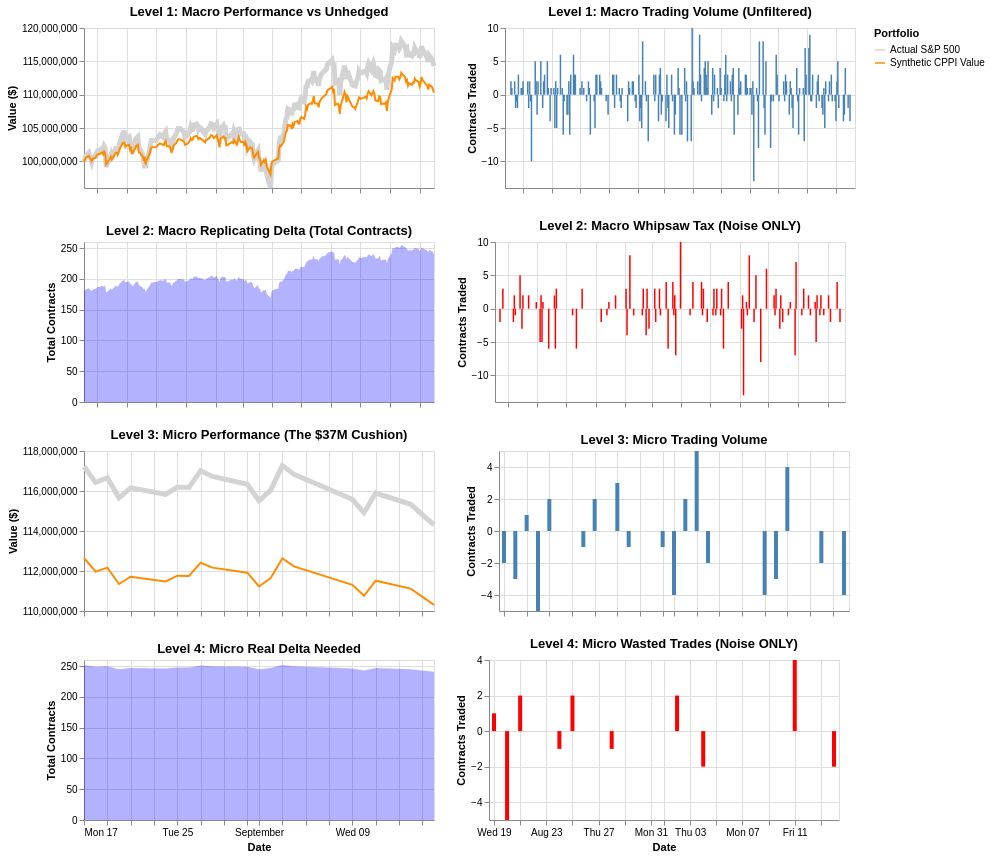

Notebook code cell kept with this figure:
### Markdown cell above
## 🔍 Visualizing the Details: A Four-Level Diagnostic

We can now visualize exactly how this heuristic strategy behaves between September 17, 2025, and September 16, 2026.

The following dashboard divides the behavior into two distinct timeframes to contrast the overarching performance of the strategy against its daily mechanical reality:

**Levels 1 & 2 (The Macro View):** The top half tracks the entire lifecycle of the trade. On the left of Level 1 is a comparison of the portfolio to the S&P 500. The left of Level 2 shows the total number of S&P E-mini contracts (our long S&P 500 exposure). On the right, we plot the daily trading volume. All the trades are shown in blue on Level 1, and those designated as 'noise' trades are in red on Level 2.

**Levels 3 & 4 (The Micro View):** The bottom half zooms in on a specific 30-day window (August 17 to September 16, 2026). During this period, the portfolio has built a massive safety cushion above our absolute floor. You might expect that cushion would imply very little trading.

As you review the charts, pay close attention to the right side of the dashboard. The red bars are the instances where the rule buys high and sells low. When judging the frequency of trading on levels three and four, be mindful that the x-axis only covers one month. There are both fewer days and trades than levels 1 and 2.

### Code cell
# --- 1. Data Preparation ---
# Macro Data
df_synth_wealth = df_plot.melt(
    id_vars=['Date'],
    value_vars=['Actual S&P 500', 'Synthetic CPPI Value'],
    var_name='Strategy',
    value_name='Portfolio Value'
)

# Micro Data (Zoomed Window)
start_date = pd.to_datetime('2026-08-17')
end_date = pd.to_datetime('2026-09-16')
df_zoom = df_plot[(df_plot['Date'] >= start_date) & (df_plot['Date'] <= end_date)]
df_zoom_wealth = df_synth_wealth[(df_synth_wealth['Date'] >= start_date) & (df_synth_wealth['Date'] <= end_date)]

# Standardized chart dimensions
w, h = 350, 160

# --- LEVEL 1: MACRO OUTCOME ---
chart_perf_macro = alt.Chart(df_synth_wealth).mark_line().encode(
    x=alt.X('Date:T', axis=alt.Axis(title='', labels=False)),
    y=alt.Y('Portfolio Value:Q', scale=alt.Scale(zero=False), title='Value ($)'),
    color=alt.Color('Strategy:N', scale=alt.Scale(domain=['Actual S&P 500', 'Synthetic CPPI Value'], range=['#d3d3d3', 'darkorange']), legend=alt.Legend(title="Portfolio")),
    strokeWidth=alt.condition(alt.datum.Strategy == 'Actual S&P 500', alt.value(5), alt.value(2))
).properties(width=w, height=h, title='Level 1: Macro Performance vs Unhedged')

chart_vol_macro = alt.Chart(df_plot).mark_bar(color='steelblue', size=1.5).encode(
    x=alt.X('Date:T', axis=alt.Axis(title='', labels=False)),
    y=alt.Y('Contract Trades:Q', title='Contracts Traded')
).properties(width=w, height=h, title='Level 1: Macro Trading Volume (Unfiltered)')

# --- LEVEL 2: MACRO AUTOPSY ---
chart_delta_macro = alt.Chart(df_plot).mark_area(opacity=0.3, color='blue').encode(
    x=alt.X('Date:T', axis=alt.Axis(title='', labels=False)),
    y=alt.Y('Dynamic Contracts Held:Q', title='Total Contracts')
).properties(width=w, height=h, title='Level 2: Macro Replicating Delta (Total Contracts)')

chart_noise_macro = alt.Chart(df_plot).mark_bar(color='red', size=1.5).encode(
    x=alt.X('Date:T', axis=alt.Axis(title='', labels=False)),
    y=alt.Y('Contract Trades:Q', title='Contracts Traded')
).transform_filter(alt.datum['Synth Whipsaw Flag'] == 1).properties(width=w, height=h, title='Level 2: Macro Whipsaw Tax (Noise ONLY)')

# --- LEVEL 3: MICRO OUTCOME (Aug 17 - Sep 16) ---
chart_perf_micro = alt.Chart(df_zoom_wealth).mark_line().encode(
    x=alt.X('Date:T', axis=alt.Axis(title='', labels=False)),
    y=alt.Y('Portfolio Value:Q', scale=alt.Scale(zero=False), title='Value ($)'),
    color=alt.Color('Strategy:N', scale=alt.Scale(domain=['Actual S&P 500', 'Synthetic CPPI Value'], range=['#d3d3d3', 'darkorange']), legend=None),
    strokeWidth=alt.condition(alt.datum.Strategy == 'Actual S&P 500', alt.value(5), alt.value(2))
).properties(width=w, height=h, title='Level 3: Micro Performance (The $37M Cushion)')

chart_vol_micro = alt.Chart(df_zoom).mark_bar(color='steelblue', size=4).encode(
    x=alt.X('Date:T', axis=alt.Axis(title='', labels=False)),
    y=alt.Y('Contract Trades:Q', title='Contracts Traded')
).properties(width=w, height=h, title='Level 3: Micro Trading Volume')

# --- LEVEL 4: MICRO AUTOPSY (Aug 17 - Sep 16) ---
chart_delta_micro = alt.Chart(df_zoom).mark_area(opacity=0.3, color='blue').encode(
    x=alt.X('Date:T', title='Date'),
    y=alt.Y('Dynamic Contracts Held:Q', scale=alt.Scale(zero=False), title='Total Contracts')
).properties(width=w, height=h, title='Level 4: Micro Real Delta Needed')

chart_noise_micro = alt.Chart(df_zoom).mark_bar(color='red', size=4).encode(
    x=alt.X('Date:T', title='Date'),
    y=alt.Y('Contract Trades:Q', title='Contracts Traded')
).transform_filter(alt.datum['Synth Whipsaw Flag'] == 1).properties(width=w, height=h, title='Level 4: Micro Wasted Trades (Noise ONLY)')

# --- ASSEMBLE THE 4-LEVEL DASHBOARD ---
level_1 = chart_perf_macro | chart_vol_macro
level_2 = chart_delta_macro | chart_noise_macro
level_3 = chart_perf_micro | chart_vol_micro
level_4 = chart_delta_micro | chart_noise_micro

master_dashboard = (level_1 & level_2 & level_3 & level_4).resolve_scale(color='independent')
master_dashboard

### Figure 1 — Vega-Lite specification as saved in the notebook (floating-point values rounded to 4 significant figures; data arrays with more than 128 entries replaced by an {"elided": "..."} marker saying what was removed)
{"config": {"view": {"continuousWidth": 300, "continuousHeight": 300}}, "vconcat": [{"hconcat": [{"data": {"name": "data-ac4d0af256ea2114ae4bdb41e492ff2e"}, "mark": {"type": "line"}, "encoding": {"color": {"field": "Strategy", "legend": {"title": "Portfolio"}, "scale": {"domain": ["Actual S&P 500", "Synthetic CPPI Value"], "range": ["#d3d3d3", "darkorange"]}, "type": "nominal"}, "strokeWidth": {"condition": {"test": "(datum.Strategy === 'Actual S&P 500')", "value": 5}, "value": 2}, "x": {"axis": {"labels": false, "title": ""}, "field": "Date", "type": "temporal"}, "y": {"field": "Portfolio Value", "scale": {"zero": false}, "title": "Value ($)", "type": "quantitative"}}, "height": 160, "title": "Level 1: Macro Performance vs Unhedged", "width": 350}, {"data": {"name": "data-9b196feb265c3fa29ae68d23bbb9150f"}, "mark": {"type": "bar", "color": "steelblue", "size": 1.5}, "encoding": {"x": {"axis": {"labels": false, "title": ""}, "field": "Date", "type": "temporal"}, "y": {"field": "Contract Trades", "title": "Contracts Traded", "type": "quantitative"}}, "height": 160, "title": "Level 1: Macro Trading Volume (Unfiltered)", "width": 350}]}, {"hconcat": [{"mark": {"type": "area", "color": "blue", "opacity": 0.3}, "encoding": {"x": {"axis": {"labels": false, "title": ""}, "field": "Date", "type": "temporal"}, "y": {"field": "Dynamic Contracts Held", "title": "Total Contracts", "type": "quantitative"}}, "height": 160, "title": "Level 2: Macro Replicating Delta (Total Contracts)", "width": 350}, {"mark": {"type": "bar", "color": "red", "size": 1.5}, "encoding": {"x": {"axis": {"labels": false, "title": ""}, "field": "Date", "type": "temporal"}, "y": {"field": "Contract Trades", "title": "Contracts Traded", "type": "quantitative"}}, "height": 160, "title": "Level 2: Macro Whipsaw Tax (Noise ONLY)", "transform": [{"filter": "(datum['Synth Whipsaw Flag'] === 1)"}], "width": 350}], "data": {"name": "data-9b196feb265c3fa29ae68d23bbb9150f"}}, {"hconcat": [{"data": {"name": "data-e58083b5cb35ce03ee9b7542fab72c7a"}, "mark": {"type": "line"}, "encoding": {"color": {"field": "Strategy", "legend": null, "scale": {"domain": ["Actual S&P 500", "Synthetic CPPI Value"], "range": ["#d3d3d3", "darkorange"]}, "type": "nominal"}, "strokeWidth": {"condition": {"test": "(datum.Strategy === 'Actual S&P 500')", "value": 5}, "value": 2}, "x": {"axis": {"labels": false, "title": ""}, "field": "Date", "type": "temporal"}, "y": {"field": "Portfolio Value", "scale": {"zero": false}, "title": "Value ($)", "type": "quantitative"}}, "height": 160, "title": "Level 3: Micro Performance (The $37M Cushion)", "width": 350}, {"data": {"name": "data-c6eb2485a8c909aedfd19fe1b78ffb20"}, "mark": {"type": "bar", "color": "steelblue", "size": 4}, "encoding": {"x": {"axis": {"labels": false, "title": ""}, "field": "Date", "type": "temporal"}, "y": {"field": "Contract Trades", "title": "Contracts Traded", "type": "quantitative"}}, "height": 160, "title": "Level 3: Micro Trading Volume", "width": 350}]}, {"hconcat": [{"mark": {"type": "area", "color": "blue", "opacity": 0.3}, "encoding": {"x": {"field": "Date", "title": "Date", "type": "temporal"}, "y": {"field": "Dynamic Contracts Held", "scale": {"zero": false}, "title": "Total Contracts", "type": "quantitative"}}, "height": 160, "title": "Level 4: Micro Real Delta Needed", "width": 350}, {"mark": {"type": "bar", "color": "red", "size": 4}, "encoding": {"x": {"field": "Date", "title": "Date", "type": "temporal"}, "y": {"field": "Contract Trades", "title": "Contracts Traded", "type": "quantitative"}}, "height": 160, "title": "Level 4: Micro Wasted Trades (Noise ONLY)", "transform": [{"filter": "(datum['Synth Whipsaw Flag'] === 1)"}], "width": 350}], "data": {"name": "data-c6eb2485a8c909aedfd19fe1b78ffb20"}}], "resolve": {"scale": {"color": "independent"}}, "$schema": "https://vega.github.io/schema/vega-lite/v6.4.1.json", "datasets": {"data-ac4d0af256ea2114ae4bdb41e492ff2e": {"elided": "480 records"}, "data-9b196feb265c3fa29ae68d23bbb9150f": {"elided": "240 records"}, "data-e58083b5cb35ce03ee9b7542fab72c7a": [{"Date": "2026-08-17T00:00:00", "Strategy": "Actual S&P 500", "Portfolio Value": 117200000.0}, {"Date": "2026-08-18T00:00:00", "Strategy": "Actual S&P 500", "Portfolio Value": 116400000.0}, {"Date": "2026-08-19T00:00:00", "Strategy": "Actual S&P 500", "Portfolio Value": 116700000.0}, {"Date": "2026-08-20T00:00:00", "Strategy": "Actual S&P 500", "Portfolio Value": 115700000.0}, {"Date": "2026-08-21T00:00:00", "Strategy": "Actual S&P 500", "Portfolio Value": 116200000.0}, {"Date": "2026-08-24T00:00:00", "Strategy": "Actual S&P 500", "Portfolio Value": 115800000.0}, {"Date": "2026-08-25T00:00:00", "Strategy": "Actual S&P 500", "Portfolio Value": 116200000.0}, {"Date": "2026-08-26T00:00:00", "Strategy": "Actual S&P 500", "Portfolio Value": 116200000.0}, {"Date": "2026-08-27T00:00:00", "Strategy": "Actual S&P 500", "Portfolio Value": 117000000.0}, {"Date": "2026-08-28T00:00:00", "Strategy": "Actual S&P 500", "Portfolio Value": 116700000.0}, {"Date": "2026-08-31T00:00:00", "Strategy": "Actual S&P 500", "Portfolio Value": 116300000.0}, {"Date": "2026-09-01T00:00:00", "Strategy": "Actual S&P 500", "Portfolio Value": 115500000.0}, {"Date": "2026-09-02T00:00:00", "Strategy": "Actual S&P 500", "Portfolio Value": 116000000.0}, {"Date": "2026-09-03T00:00:00", "Strategy": "Actual S&P 500", "Portfolio Value": 117300000.0}, {"Date": "2026-09-04T00:00:00", "Strategy": "Actual S&P 500", "Portfolio Value": 116800000.0}, {"Date": "2026-09-09T00:00:00", "Strategy": "Actual S&P 500", "Portfolio Value": 115600000.0}, {"Date": "2026-09-10T00:00:00", "Strategy": "Actual S&P 500", "Portfolio Value": 114900000.0}, {"Date": "2026-09-11T00:00:00", "Strategy": "Actual S&P 500", "Portfolio Value": 115900000.0}, {"Date": "2026-09-14T00:00:00", "Strategy": "Actual S&P 500", "Portfolio Value": 115300000.0}, {"Date": "2026-09-16T00:00:00", "Strategy": "Actual S&P 500", "Portfolio Value": 114300000.0}, {"Date": "2026-08-17T00:00:00", "Strategy": "Synthetic CPPI Value", "Portfolio Value": 112600000.0}, {"Date": "2026-08-18T00:00:00", "Strategy": "Synthetic CPPI Value", "Portfolio Value": 112000000.0}, {"Date": "2026-08-19T00:00:00", "Strategy": "Synthetic CPPI Value", "Portfolio Value": 112200000.0}, {"Date": "2026-08-20T00:00:00", "Strategy": "Synthetic CPPI Value", "Portfolio Value": 111300000.0}, {"Date": "2026-08-21T00:00:00", "Strategy": "Synthetic CPPI Value", "Portfolio Value": 111700000.0}, {"Date": "2026-08-24T00:00:00", "Strategy": "Synthetic CPPI Value", "Portfolio Value": 111500000.0}, {"Date": "2026-08-25T00:00:00", "Strategy": "Synthetic CPPI Value", "Portfolio Value": 111800000.0}, {"Date": "2026-08-26T00:00:00", "Strategy": "Synthetic CPPI Value", "Portfolio Value": 111800000.0}, {"Date": "2026-08-27T00:00:00", "Strategy": "Synthetic CPPI Value", "Portfolio Value": 112400000.0}, {"Date": "2026-08-28T00:00:00", "Strategy": "Synthetic CPPI Value", "Portfolio Value": 112200000.0}, {"Date": "2026-08-31T00:00:00", "Strategy": "Synthetic CPPI Value", "Portfolio Value": 111900000.0}, {"Date": "2026-09-01T00:00:00", "Strategy": "Synthetic CPPI Value", "Portfolio Value": 111200000.0}, {"Date": "2026-09-02T00:00:00", "Strategy": "Synthetic CPPI Value", "Portfolio Value": 111700000.0}, {"Date": "2026-09-03T00:00:00", "Strategy": "Synthetic CPPI Value", "Portfolio Value": 112600000.0}, {"Date": "2026-09-04T00:00:00", "Strategy": "Synthetic CPPI Value", "Portfolio Value": 112200000.0}, {"Date": "2026-09-09T00:00:00", "Strategy": "Synthetic CPPI Value", "Portfolio Value": 111300000.0}, {"Date": "2026-09-10T00:00:00", "Strategy": "Synthetic CPPI Value", "Portfolio Value": 110800000.0}, {"Date": "2026-09-11T00:00:00", "Strategy": "Synthetic CPPI Value", "Portfolio Value": 111500000.0}, {"Date": "2026-09-14T00:00:00", "Strategy": "Synthetic CPPI Value", "Portfolio Value": 111100000.0}, {"Date": "2026-09-16T00:00:00", "Strategy": "Synthetic CPPI Value", "Portfolio Value": 110300000.0}], "data-c6eb2485a8c909aedfd19fe1b78ffb20": [{"Date": "2026-08-17T00:00:00", "Actual S&P 500": 117200000.0, "Synthetic Long": 117500000.0, "Synthetic Long Excess": 308100.0, "Actual SOFR": 103600000.0, "Synthetic Money Market": 103300000.0, "Synthetic Money Market Excess": -308100.0, "Dynamic Contracts Held": 252.0, "Contract Trades": -2.0, "Synth Whipsaw Flag": 0, "Synthetic CPPI Value": 112600000.0, "Futures P&L ($)": -460400.0}, {"Date": "2026-08-18T00:00:00", "Actual S&P 500": 116400000.0, "Synthetic Long": 116700000.0, "Synthetic Long Excess": 295900.0, "Actual SOFR": 103600000.0, "Synthetic Money Market": 103300000.0, "Synthetic Money Market Excess": -295900.0, "Dynamic Contracts Held": 249.0, "Contract Trades": -3.0, "Synth Whipsaw Flag": 0, "Synthetic CPPI Value": 112000000.0, "Futures P&L ($)": -689800.0}, {"Date": "2026-08-19T00:00:00", "Actual S&P 500": 116700000.0, "Synthetic Long": 117000000.0, "Synthetic Long Excess": 288100.0, "Actual SOFR": 103600000.0, "Synthetic Money Market": 103300000.0, "Synthetic Money Market Excess": -288100.0, "Dynamic Contracts Held": 250.0, "Contract Trades": 1.0, "Synth Whipsaw Flag": 1, "Synthetic CPPI Value": 112200000.0, "Futures P&L ($)": 186800.0}, {"Date": "2026-08-20T00:00:00", "Actual S&P 500": 115700000.0, "Synthetic Long": 116000000.0, "Synthetic Long Excess": 302400.0, "Actual SOFR": 103600000.0, "Synthetic Money Market": 103300000.0, "Synthetic Money Market Excess": -302400.0, "Dynamic Contracts Held": 245.0, "Contract Trades": -5.0, "Synth Whipsaw Flag": 1, "Synthetic CPPI Value": 111300000.0, "Futures P&L ($)": -831200.0}, {"Date": "2026-08-21T00:00:00", "Actual S&P 500": 116200000.0, "Synthetic Long": 116400000.0, "Synthetic Long Excess": 245800.0, "Actual SOFR": 103600000.0, "Synthetic Money Market": 103400000.0, "Synthetic Money Market Excess": -245800.0, "Dynamic Contracts Held": 247.0, "Contract Trades": 2.0, "Synth Whipsaw Flag": 1, "Synthetic CPPI Value": 111700000.0, "Futures P&L ($)": 352200.0}, {"Date": "2026-08-24T00:00:00", "Actual S&P 500": 115800000.0, "Synthetic Long": 116100000.0, "Synthetic Long Excess": 277100.0, "Actual SOFR": 103600000.0, "Synthetic Money Market": 103400000.0, "Synthetic Money Market Excess": -277100.0, "Dynamic Contracts Held": 246.0, "Contract Trades": -1.0, "Synth Whipsaw Flag": 1, "Synthetic CPPI Value": 111500000.0, "Futures P&L ($)": -265500.0}, {"Date": "2026-08-25T00:00:00", "Actual S&P 500": 116200000.0, "Synthetic Long": 116500000.0, "Synthetic Long Excess": 255100.0, "Actual SOFR": 103600000.0, "Synthetic Money Market": 103400000.0, "Synthetic Money Market Excess": -255100.0, "Dynamic Contracts Held": 248.0, "Contract Trades": 2.0, "Synth Whipsaw Flag": 1, "Synthetic CPPI Value": 111800000.0, "Futures P&L ($)": 273700.0}, {"Date": "2026-08-26T00:00:00", "Actual S&P 500": 116200000.0, "Synthetic Long": 116400000.0, "Synthetic Long Excess": 259300.0, "Actual SOFR": 103700000.0, "Synthetic Money Market": 103400000.0, "Synthetic Money Market Excess": -259300.0, "Dynamic Contracts Held": 248.0, "Contract Trades": 0.0, "Synth Whipsaw Flag": 0, "Synthetic CPPI Value": 111800000.0, "Futures P&L ($)": -24800.0}, {"Date": "2026-08-27T00:00:00", "Actual S&P 500": 117000000.0, "Synthetic Long": 117200000.0, "Synthetic Long Excess": 228300.0, "Actual SOFR": 103700000.0, "Synthetic Money Market": 103400000.0, "Synthetic Money Market Excess": -228300.0, "Dynamic Contracts Held": 251.0, "Contract Trades": 3.0, "Synth Whipsaw Flag": 0, "Synthetic CPPI Value": 112400000.0, "Futures P&L ($)": 651000.0}, {"Date": "2026-08-28T00:00:00", "Actual S&P 500": 116700000.0, "Synthetic Long": 116900000.0, "Synthetic Long Excess": 219200.0, "Actual SOFR": 103700000.0, "Synthetic Money Market": 103500000.0, "Synthetic Money Market Excess": -219200.0, "Dynamic Contracts Held": 250.0, "Contract Trades": -1.0, "Synth Whipsaw Flag": 1, "Synthetic CPPI Value": 112200000.0, "Futures P&L ($)": -257300.0}, {"Date": "2026-08-31T00:00:00", "Actual S&P 500": 116300000.0, "Synthetic Long": 116600000.0, "Synthetic Long Excess": 290100.0, "Actual SOFR": 103700000.0, "Synthetic Money Market": 103400000.0, "Synthetic Money Market Excess": -290100.0, "Dynamic Contracts Held": 249.0, "Contract Trades": -1.0, "Synth Whipsaw Flag": 0, "Synthetic CPPI Value": 111900000.0, "Futures P&L ($)": -287500.0}, {"Date": "2026-09-01T00:00:00", "Actual S&P 500": 115500000.0, "Synthetic Long": 115800000.0, "Synthetic Long Excess": 276000.0, "Actual SOFR": 103700000.0, "Synthetic Money Market": 103400000.0, "Synthetic Money Market Excess": -276000.0, "Dynamic Contracts Held": 245.0, "Contract Trades": -4.0, "Synth Whipsaw Flag": 0, "Synthetic CPPI Value": 111200000.0, "Futures P&L ($)": -700300.0}, {"Date": "2026-09-02T00:00:00", "Actual S&P 500": 116000000.0, "Synthetic Long": 116300000.0, "Synthetic Long Excess": 266100.0, "Actual SOFR": 103700000.0, "Synthetic Money Market": 103500000.0, "Synthetic Money Market Excess": -266100.0, "Dynamic Contracts Held": 247.0, "Contract Trades": 2.0, "Synth Whipsaw Flag": 1, "Synthetic CPPI Value": 111700000.0, "Futures P&L ($)": 413400.0}, {"Date": "2026-09-03T00:00:00", "Actual S&P 500": 117300000.0, "Synthetic Long": 117500000.0, "Synthetic Long Excess": 234500.0, "Actual SOFR": 103700000.0, "Synthetic Money Market": 103500000.0, "Synthetic Money Market Excess": -234500.0, "Dynamic Contracts Held": 252.0, "Contract Trades": 5.0, "Synth Whipsaw Flag": 0, "Synthetic CPPI Value": 112600000.0, "Futures P&L ($)": 966400.0}, {"Date": "2026-09-04T00:00:00", "Actual S&P 500": 116800000.0, "Synthetic Long": 117000000.0, "Synthetic Long Excess": 189400.0, "Actual SOFR": 103700000.0, "Synthetic Money Market": 103600000.0, "Synthetic Money Market Excess": -189400.0, "Dynamic Contracts Held": 250.0, "Contract Trades": -2.0, "Synth Whipsaw Flag": 1, "Synthetic CPPI Value": 112200000.0, "Futures P&L ($)": -412600.0}, {"Date": "2026-09-09T00:00:00", "Actual S&P 500": 115600000.0, "Synthetic Long": 115900000.0, "Synthetic Long Excess": 297400.0, "Actual SOFR": 103800000.0, "Synthetic Money Market": 103500000.0, "Synthetic Money Market Excess": -297400.0, "Dynamic Contracts Held": 246.0, "Contract Trades": -4.0, "Synth Whipsaw Flag": 0, "Synthetic CPPI Value": 111300000.0, "Futures P&L ($)": -978100.0}, {"Date": "2026-09-10T00:00:00", "Actual S&P 500": 114900000.0, "Synthetic Long": 115200000.0, "Synthetic Long Excess": 296100.0, "Actual SOFR": 103800000.0, "Synthetic Money Market": 103500000.0, "Synthetic Money Market Excess": -296100.0, "Dynamic Contracts Held": 243.0, "Contract Trades": -3.0, "Synth Whipsaw Flag": 0, "Synthetic CPPI Value": 110800000.0, "Futures P&L ($)": -556600.0}, {"Date": "2026-09-11T00:00:00", "Actual S&P 500": 115900000.0, "Synthetic Long": 116100000.0, "Synthetic Long Excess": 245600.0, "Actual SOFR": 103800000.0, "Synthetic Money Market": 103600000.0, "Synthetic Money Market Excess": -245600.0, "Dynamic Contracts Held": 247.0, "Contract Trades": 4.0, "Synth Whipsaw Flag": 1, "Synthetic CPPI Value": 111500000.0, "Futures P&L ($)": 741200.0}, {"Date": "2026-09-14T00:00:00", "Actual S&P 500": 115300000.0, "Synthetic Long": 115600000.0, "Synthetic Long Excess": 312600.0, "Actual SOFR": 103900000.0, "Synthetic Money Market": 103500000.0, "Synthetic Money Market Excess": -312600.0, "Dynamic Contracts Held": 245.0, "Contract Trades": -2.0, "Synth Whipsaw Flag": 1, "Synthetic CPPI Value": 111100000.0, "Futures P&L ($)": -426100.0}, {"Date": "2026-09-16T00:00:00", "Actual S&P 500": 114300000.0, "Synthetic Long": 114600000.0, "Synthetic Long Excess": 324100.0, "Actual SOFR": 103900000.0, "Synthetic Money Market": 103500000.0, "Synthetic Money Market Excess": -324100.0, "Dynamic Contracts Held": 241.0, "Contract Trades": -4.0, "Synth Whipsaw Flag": 0, "Synthetic CPPI Value": 110300000.0, "Futures P&L ($)": -839100.0}]}}
